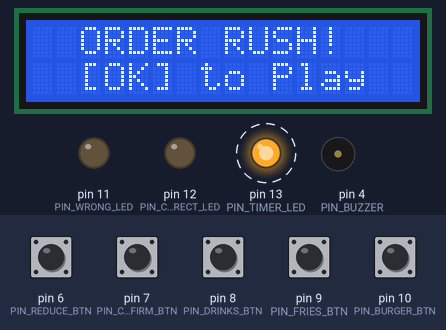
A sketch run on a simulated Arduino Uno, built with avr-gcc and run on an emulated ATmega328P. On the bench: 16×2 character LCD, output pins drawn as LEDs (lit = HIGH), buzzer (waves = sounding). Dashed ring = blinking. Inputs (shaded band) come from the test bench; at power-on: pin 6 (PIN_REDUCE_BTN), pin 7 (PIN_CONFIRM_BTN), pin 8 (PIN_DRINKS_BTN), pin 9 (PIN_FRIES_BTN), pin 10 (PIN_BURGER_BTN) HIGH. Random numbers use the default seed unless the sketch sets one.

Above: at 1.2 s.
1.3 s: pin 7 (PIN_CONFIRM_BTN) pulled LOW for 0.15 s
At 1.97 s:
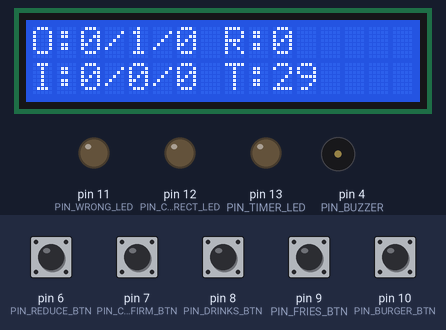
2.0 s: pin 7 (PIN_CONFIRM_BTN) pulled LOW for 1 s
At 3.8 s:
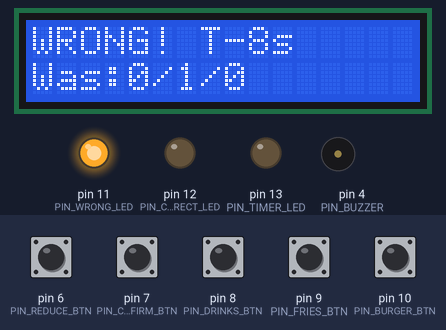
4.5 s: pin 7 (PIN_CONFIRM_BTN) pulled LOW for 0.15 s
At 4.81 s:
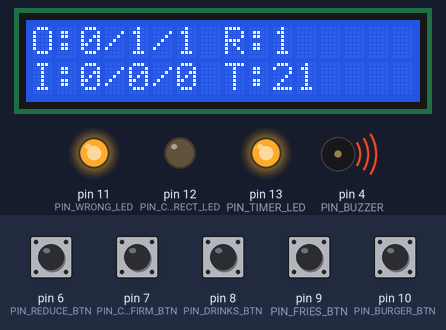
7.6 s: pin 7 (PIN_CONFIRM_BTN) pulled LOW for 0.15 s
At 8.8 s:
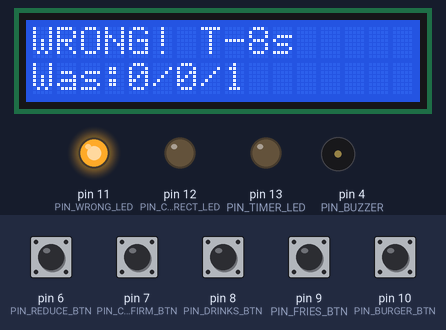
10.7 s: pin 7 (PIN_CONFIRM_BTN) pulled LOW for 1 s
At 14.5 s:
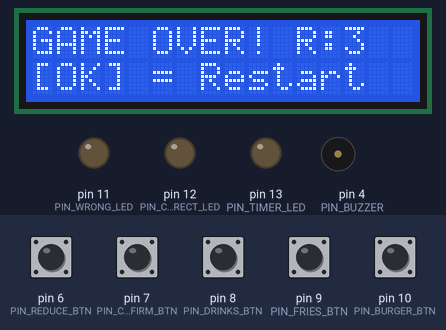
14.7 s: pin 7 (PIN_CONFIRM_BTN) pulsed LOW 2 times (0.12 s each, 0.3 s apart)
At 48.2 s:
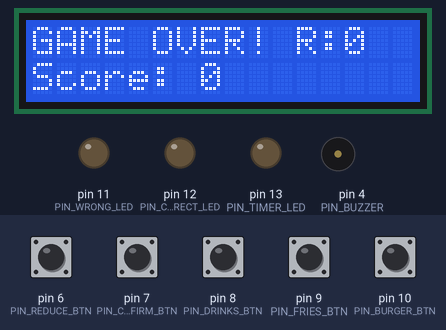
Timing chart, 0 to 49.7 s (numbered marks = the images above; inputs shaded):
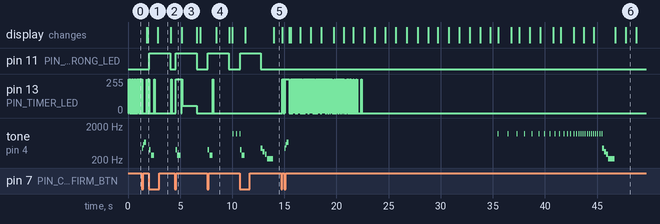

The sketch:

code.ino
```cpp
#include <Wire.h>
#include <LiquidCrystal_I2C.h>

const byte PIN_BUZZER      = 4;
const byte PIN_TIMER_LED   = 13;
const byte PIN_CORRECT_LED = 12;
const byte PIN_WRONG_LED   = 11;
const byte PIN_BURGER_BTN  = 10;
const byte PIN_FRIES_BTN   = 9;
const byte PIN_DRINKS_BTN  = 8;
const byte PIN_CONFIRM_BTN = 7;
const byte PIN_REDUCE_BTN  = 6;

LiquidCrystal_I2C lcd(0x27, 16, 2);

const float TIMER_START_S  = 30.0f;   // starting seconds
const float TIMER_MAX_S    = 60.0f;   // hard cap
const float TIMER_WIN_S    = 5.0f;    // bonus on correct
const float TIMER_LOSE_S   = 8.0f;    // penalty on wrong
const int   RESULT_MS      = 2000;    // result screen hold (ms)
const int   DEBOUNCE_MS    = 50;      // button debounce window
const int   LCD_REFRESH_MS = 100;     // max 10 LCD redraws/sec

struct Button {
  byte          pin;
  bool          lastRaw;       // raw read from previous loop
  bool          stable;        // current debounced state (pressed=true)
  unsigned long lastChangeMs;  // when raw last changed
  bool          justPressed;   // HIGH for exactly ONE loop() call on press
};

Button bBurger  = { PIN_BURGER_BTN,  false, false, 0, false };
Button bFries   = { PIN_FRIES_BTN,   false, false, 0, false };
Button bDrinks  = { PIN_DRINKS_BTN,  false, false, 0, false };
Button bConfirm = { PIN_CONFIRM_BTN, false, false, 0, false };
Button bReduce  = { PIN_REDUCE_BTN,  false, false, 0, false };

enum GState { IDLE, PLAYING, RESULT, GAME_OVER };
GState gState = IDLE;

int   gScore = 0;
int   gRound = 0;
float gTimer = TIMER_START_S;

int  orderB, orderF, orderD;    // target this round
int  inputB, inputF, inputD;    // player's running count
byte lastItem = 0;              // last item button pressed: 1=B 2=F 3=D

bool resultOk  = false;
int  earnedPts = 0;

unsigned long lastTimerMs = 0;
unsigned long resultMs    = 0;
unsigned long lastBeepMs  = 0;
unsigned long lastLcdMs   = 0;
unsigned long goBlinkMs   = 0;

bool goAlt = false;   // alternates game-over LCD line
bool lcdDirty = true;

byte swBright = 255;
unsigned long swPwmUs  = 0;
const unsigned long SW_PERIOD = 20000UL;


void pollBtn(Button &b) {
  b.justPressed = false;
  bool raw = (digitalRead(b.pin) == LOW);

  if (raw != b.lastRaw) {
    b.lastChangeMs = millis();
    b.lastRaw      = raw;
  }

  if ((millis() - b.lastChangeMs) >= (unsigned long)DEBOUNCE_MS) {
    if (raw && !b.stable) {
      b.stable      = true;
      b.justPressed = true;
    } else if (!raw && b.stable) {
      b.stable = false;
    }
  }
}


void pollButtons() {
  pollBtn(bBurger);
  pollBtn(bFries);
  pollBtn(bDrinks);
  pollBtn(bConfirm);
  pollBtn(bReduce);
}


void runSoftPWM() {
  unsigned long now = micros();
  unsigned long t   = now - swPwmUs;
  if (t >= SW_PERIOD) { swPwmUs = now; t = 0; }
  unsigned long onUs = (unsigned long)swBright * SW_PERIOD / 255;
  digitalWrite(PIN_TIMER_LED, (t < onUs) ? HIGH : LOW);
}


void lcdRow(byte row, const char *fmt, ...) {
  char buf[17];
  va_list ap;
  va_start(ap, fmt);
  vsnprintf(buf, sizeof(buf), fmt, ap);
  va_end(ap);
  byte n = strlen(buf);
  while (n < 16) buf[n++] = ' ';
  buf[16] = '\0';
  lcd.setCursor(0, row);
  lcd.print(buf);
}


void sndClick()   { tone(PIN_BUZZER, 800, 30); }


void sndStart() {
  tone(PIN_BUZZER, 440, 80);  delay(95);
  tone(PIN_BUZZER, 554, 80);  delay(95);
  tone(PIN_BUZZER, 659, 200); delay(210);
}


void sndCorrect() {
  tone(PIN_BUZZER, 523, 80);  delay(95);    // C5
  tone(PIN_BUZZER, 659, 80);  delay(95);    // E5
  tone(PIN_BUZZER, 784, 250); delay(260);   // G5
}


void sndWrong() {
  tone(PIN_BUZZER, 400, 150); delay(165);
  tone(PIN_BUZZER, 280, 300); delay(310);
}


void sndGameOver() {
  tone(PIN_BUZZER, 440, 180); delay(200);
  tone(PIN_BUZZER, 349, 180); delay(200);
  tone(PIN_BUZZER, 294, 180); delay(200);
  tone(PIN_BUZZER, 220, 600); delay(620);
}


int itemCap(int r) {
  if (r < 5) return 1;
  return 3 + (r - 5) / 2;
}


float timerMult(int r) {
  if (r < 10) return 1.0f;
  float m = 1.0f + (float)(r - 9) * 0.1f;
  return (m > 2.0f) ? 2.0f : m;
}


void newOrder() {
  int cap = itemCap(gRound);
  do {
    orderB = (int)random(0, cap + 1);
    orderF = (int)random(0, cap + 1);
    orderD = (int)random(0, cap + 1);
  } while (!orderB && !orderF && !orderD);   // retry if all zero
  inputB = inputF = inputD = 0;
  lastItem = 0;
}


int calcPoints() {
  float pts = gTimer * (1.0f + gRound * 0.3f);
  return (pts < 1.0f) ? 1 : (int)pts;
}


void refreshLED() {
  float ratio = gTimer / TIMER_MAX_S;
  if (ratio < 0.0f) ratio = 0.0f;
  if (ratio > 1.0f) ratio = 1.0f;
  swBright = (byte)(ratio * 255.0f);
}


void goIdle() {
  gState = IDLE;
  gScore = 0;
  gRound = 0;
  gTimer = TIMER_START_S;
  refreshLED();
  digitalWrite(PIN_CORRECT_LED, LOW);
  digitalWrite(PIN_WRONG_LED,   LOW);
  lcdDirty = true;
}

void goPlaying() {
  gState = PLAYING;
  newOrder();
  lastTimerMs = millis();
  lastBeepMs  = millis();   // avoids immediate beep if timer already low
  lcdDirty    = true;
}

void goResult(bool ok) {
  resultOk = ok;
  resultMs = millis();
  gState   = RESULT;

  if (ok) {
    earnedPts  = calcPoints();
    gScore    += earnedPts;
    gTimer    += TIMER_WIN_S;
    if (gTimer > TIMER_MAX_S) gTimer = TIMER_MAX_S;
    digitalWrite(PIN_CORRECT_LED, HIGH);
    digitalWrite(PIN_WRONG_LED,   LOW);
    sndCorrect();
  } else {
    earnedPts  = 0;
    gTimer    -= TIMER_LOSE_S;
    if (gTimer < 0.0f) gTimer = 0.0f;
    digitalWrite(PIN_WRONG_LED,   HIGH);
    digitalWrite(PIN_CORRECT_LED, LOW);
    sndWrong();
  }

  refreshLED();
  lcdDirty = true;
}

void goGameOver() {
  gState   = GAME_OVER;
  gTimer   = 0.0f;
  swBright = 0;                            // LED off = time's up
  digitalWrite(PIN_CORRECT_LED, LOW);
  digitalWrite(PIN_WRONG_LED,   LOW);
  sndGameOver();
  goBlinkMs = millis();
  goAlt     = false;
  lcdDirty  = true;
}


void drawScreen() {
  switch (gState) {

    case IDLE:
      lcdRow(0, "  ORDER RUSH!");
      lcdRow(1, "  [OK] to Play");
      break;


    case PLAYING:
      lcdRow(0, "O:%d/%d/%d R:%d", orderB, orderF, orderD, gRound);
      lcdRow(1, "I:%d/%d/%d T:%d", inputB, inputF, inputD, (int)gTimer);
      break;


    case RESULT:
      if (resultOk) {
        lcdRow(0, "CORRECT! +%dpt",  earnedPts);
        lcdRow(1, "R%d  Time+%ds:D", gRound, (int)TIMER_WIN_S);
      } else {
        lcdRow(0, "WRONG! T-%ds",    (int)TIMER_LOSE_S);
        lcdRow(1, "Was:%d/%d/%d",    orderB, orderF, orderD);
      }
      break;


    case GAME_OVER:
      lcdRow(0, "GAME OVER! R:%d", gRound);
      if (goAlt) {
        lcdRow(1, "Score: %d", gScore);
      } else {
        lcdRow(1, "[OK] = Restart");
      }
      break;
  }

  lcdDirty = false;
}


void doIdle() {
  if (bConfirm.justPressed) {
    sndStart();
    goPlaying();
  }
}


void doPlaying() {
  unsigned long now = millis();
  int cap = itemCap(gRound);

  unsigned long elapsed = now - lastTimerMs;
  if (elapsed >= 50UL) {
    gTimer     -= (float)elapsed / 1000.0f * timerMult(gRound);
    lastTimerMs = now;

    if (gTimer <= 0.0f) {
      gTimer = 0.0f;
      goGameOver();
      return;                // exit immediately
    }

    refreshLED();
    lcdDirty = true;

    if (gTimer < 10.0f) {
      unsigned long interval = (unsigned long)max(200, (int)(gTimer * 100.0f));
      if ((now - lastBeepMs) >= interval) {
        tone(PIN_BUZZER, 1200, 50);
        lastBeepMs = now;
      }
    }
  }


  if (bBurger.justPressed) {
    sndClick();
    if (inputB < cap) inputB++;
    lastItem = 1;
    lcdDirty = true;
  }
  if (bFries.justPressed) {
    sndClick();
    if (inputF < cap) inputF++;
    lastItem = 2;
    lcdDirty = true;
  }
  if (bDrinks.justPressed) {
    sndClick();
    if (inputD < cap) inputD++;
    lastItem = 3;
    lcdDirty = true;
  }


  if (bReduce.justPressed) {
    sndClick();
    if      (lastItem == 1 && inputB > 0) { inputB--; lcdDirty = true; }
    else if (lastItem == 2 && inputF > 0) { inputF--; lcdDirty = true; }
    else if (lastItem == 3 && inputD > 0) { inputD--; lcdDirty = true; }
  }


  if (bConfirm.justPressed) {
    bool ok = (inputB == orderB && inputF == orderF && inputD == orderD);
    goResult(ok);
  }
}

void doResult() {
  if ((millis() - resultMs) >= (unsigned long)RESULT_MS) {
    digitalWrite(PIN_CORRECT_LED, LOW);
    digitalWrite(PIN_WRONG_LED,   LOW);

    if (gTimer <= 0.0f) {
      goGameOver();
    } else {
      gRound++;
      goPlaying();
    }
  }
}

void doGameOver() {
  unsigned long now = millis();
  if ((now - goBlinkMs) >= 1000UL) {
    goBlinkMs = now;
    goAlt     = !goAlt;
    lcdDirty  = true;
  }
  if (bConfirm.justPressed) {
    goIdle();
  }
}


void setup() {
  pinMode(PIN_BUZZER,      OUTPUT);
  pinMode(PIN_TIMER_LED,   OUTPUT);
  pinMode(PIN_CORRECT_LED, OUTPUT);
  pinMode(PIN_WRONG_LED,   OUTPUT);

  pinMode(PIN_BURGER_BTN,  INPUT_PULLUP);
  pinMode(PIN_FRIES_BTN,   INPUT_PULLUP);
  pinMode(PIN_DRINKS_BTN,  INPUT_PULLUP);
  pinMode(PIN_CONFIRM_BTN, INPUT_PULLUP);
  pinMode(PIN_REDUCE_BTN,  INPUT_PULLUP);

  lcd.init();
  lcd.backlight();

  randomSeed(analogRead(A0));

  goIdle();
  drawScreen();
}

void loop() {
  unsigned long now = millis();

  pollButtons();
  runSoftPWM();

  switch (gState) {
    case IDLE:      doIdle();      break;
    case PLAYING:   doPlaying();   break;
    case RESULT:    doResult();    break;
    case GAME_OVER: doGameOver();  break;
  }

  if (lcdDirty && (now - lastLcdMs) >= (unsigned long)LCD_REFRESH_MS) {
    drawScreen();
    lastLcdMs = now;
  }
}
```

Measured:
- after the input at 1.3 s, tone on pin 4 (PIN_BUZZER): plays 440 Hz for 0.08 s, 554 Hz for 0.08 s, 659 Hz for 0.20 s, starting after 0.05 s; the display: first changes after 0.48 s (image 1 shows a later state)
- after the input at 2.0 s, pin 11 (PIN_WRONG_LED): LOW → HIGH after 0.05 s, → LOW 2.0 s later; tone on pin 4 (PIN_BUZZER): silent → 400 Hz after 0.05 s, → silent 0.15 s later, → 280 Hz 0.02 s later, → silent 0.30 s later
- after the input at 4.5 s, pin 11 (PIN_WRONG_LED): LOW → HIGH after 0.08 s, → LOW 2.0 s later; pin 13 (PIN_TIMER_LED): 0/255 → 255/255 after 0.08 s, → 0/255 0.51 s later, → 56/255 0.08 s later, → 0/255 1.4 s later; tone on pin 4 (PIN_BUZZER): silent → 400 Hz after 0.08 s, → silent 0.15 s later, → 280 Hz 0.02 s later, → silent 0.30 s later
- after the input at 7.6 s, pin 11 (PIN_WRONG_LED): LOW → HIGH after 0.06 s, → LOW 2.0 s later; pin 13 (PIN_TIMER_LED): 0/255 → 255/255 after 0.54 s, → 0/255 0.03 s later
- after the input at 10.7 s, pin 11 (PIN_WRONG_LED): LOW → HIGH after 0.05 s, → LOW 2.0 s later
- after the input at 14.7 s, tone on pin 4 (PIN_BUZZER): plays 440 Hz for 0.08 s, 554 Hz for 0.08 s, 659 Hz for 0.20 s, 1200 Hz for 0.05 s, 1200 Hz for 0.05 s, 1200 Hz for 0.05 s … (34 notes in this stretch), starting after 0.35 s
- what the display in image 4 shows lasts 1.3 s, from 8.4 s to 9.7 s
